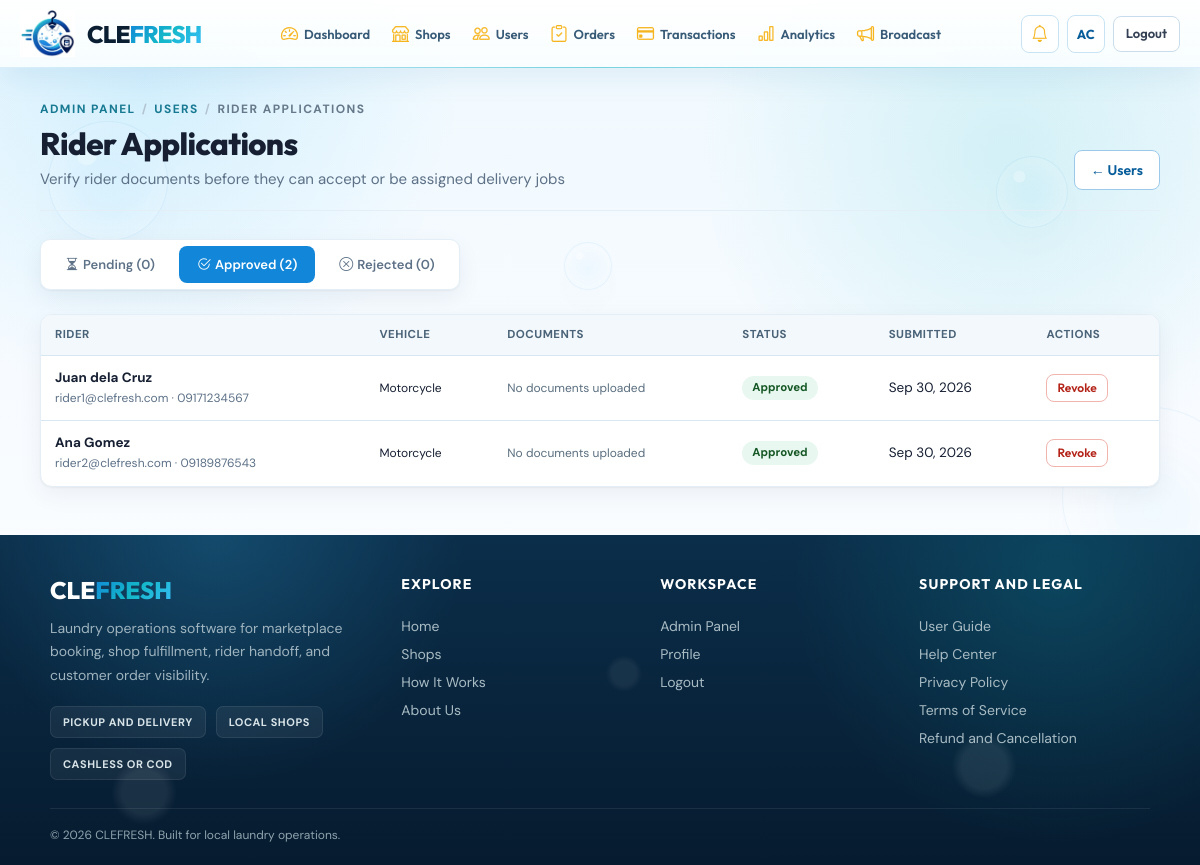
/admin-panel/riders/?status=approved (signed in), run on the app's committed database.
### accounts/models.py (models this page shows, shortened)
class User(AbstractUser):
    ROLE_CHOICES = [
        ('customer', 'Customer'),
        ('shop_owner', 'Shop Owner'),
        ('rider', 'Rider'),
        ('admin', 'Administrator'),
    ]
    SSO_CHOICES = [
        ('none', 'None'),
        ('google', 'Google'),
        ('facebook', 'Facebook'),
    ]
    role = models.CharField(max_length=20, choices=ROLE_CHOICES, blank=True, default='')
    contact_number = models.CharField(max_length=20, blank=True)
    address = models.TextField(blank=True)
    profile_picture = models.ImageField(upload_to=_profile_upload, blank=True, null=True, validators=[validate_image_upload])
    sso_provider = models.CharField(max_length=20, choices=SSO_CHOICES, default='none')
    email_notifications_enabled = models.BooleanField(default=True)
    email_verified = models.BooleanField(default=False)

class RiderProfile(models.Model):
    VEHICLE_CHOICES = [
        ('motorcycle', 'Motorcycle'),
        ('car', 'Car'),
        ('bicycle', 'Bicycle'),
    ]
    user = models.OneToOneField(User, on_delete=models.CASCADE, related_name='rider_profile')
    date_of_birth = models.DateField(null=True, blank=True)
    gender = models.CharField(max_length=30, blank=True)
    emergency_contact_name = models.CharField(max_length=120, blank=True)
    emergency_contact_relationship = models.CharField(max_length=60, blank=True)
    emergency_contact_number = models.CharField(max_length=30, blank=True)
    vehicle_type = models.CharField(max_length=30, choices=VEHICLE_CHOICES, blank=True)
    vehicle_make_model = models.CharField(max_length=120, blank=True)
    vehicle_year = models.PositiveIntegerField(null=True, blank=True)
    vehicle_color = models.CharField(max_length=60, blank=True)
    plate_number = models.CharField(max_length=40, blank=True)
    available_days = models.CharField(max_length=120, blank=True)
    shift_start = models.TimeField(null=True, blank=True)
    shift_end = models.TimeField(null=True, blank=True)
    coverage_areas = models.TextField(blank=True)
    max_radius_km = models.PositiveIntegerField(default=5)
    accepts_cod = models.BooleanField(default=True)
    allows_multiple_dropoffs = models.BooleanField(default=True)
    nearby_job_alerts = models.BooleanField(default=True)
    government_id_front = models.FileField(upload_to=_rider_doc_upload, blank=True, null=True, validators=[validate_document_upload])
    government_id_back = models.FileField(upload_to=_rider_doc_upload, blank=True, null=True, validators=[validate_document_upload])
    drivers_license_front = models.FileField(upload_to=_rider_doc_upload, blank=True, null=True, validators=[validate_document_upload])
    drivers_license_back = models.FileField(upload_to=_rider_doc_upload, blank=True, null=True, validators=[validate_document_upload])
    vehicle_cr = models.FileField(upload_to=_rider_doc_upload, blank=True, null=True, validators=[validate_document_upload])
    vehicle_or = models.FileField(upload_to=_rider_doc_upload, blank=True, null=True, validators=[validate_document_upload])
    selfie_with_id = models.FileField(upload_to=_rider_doc_upload, blank=True, null=True, validators=[validate_image_upload])
    is_submitted = models.BooleanField(default=False)
    submitted_at = models.DateTimeField(null=True, blank=True)
    APPROVAL_CHOICES = [
        ('pending', 'Pending Review'),
        ('approved', 'Approved'),
        ('rejected', 'Rejected'),
    ]
    approval_status = models.CharField(max_length=20, choices=APPROVAL_CHOICES, default='pending')
    rejection_reason = models.TextField(blank=True)
    reviewed_at = models.DateTimeField(null=True, blank=True)
    DOCUMENT_FIELDS = [
        'government_id_front', 'government_id_back',
        'drivers_license_front', 'drivers_license_back',
        'vehicle_cr', 'vehicle_or', 'selfie_with_id',
    ]

### analytics/views.py (the view)
# urls.py: path('riders/', views.admin_riders_view, name='admin_riders'),
@role_required('admin')
def admin_riders_view(request):
    status_filter = request.GET.get('status', 'pending')
    if status_filter not in _RIDER_APPROVAL_FILTERS:
        status_filter = 'pending'
    profiles = (
        RiderProfile.objects.select_related('user')
        .filter(is_submitted=True, approval_status=status_filter)
        .order_by('submitted_at')
    )
    field_labels = {f.name: f.verbose_name.title() for f in RiderProfile._meta.fields}
    applications = []
    for profile in profiles:
        docs = [
            (field_labels[f], os.path.basename(getattr(profile, f).name))
            for f in RiderProfile.DOCUMENT_FIELDS
            if getattr(profile, f)
        ]
        applications.append({'profile': profile, 'docs': docs})
    counts = {
        row['approval_status']: row['n']
        for row in RiderProfile.objects.filter(is_submitted=True)
        .values('approval_status').annotate(n=Count('id'))
    }
    return render(request, 'admin_panel/riders.html', {
        'applications': applications,
        'status_filter': status_filter,
        'counts': counts,
    })

### clefresh/context_processors.py (called while the page is built)
def google_maps_key(request):
    if request.path == '/' or any(request.path.startswith(p) for p in _MAP_PATHS):
        return {'GOOGLE_MAPS_API_KEY': settings.GOOGLE_MAPS_API_KEY}
    return {}

def paymongo_public_key(request):
    if request.path.startswith('/payment/'):
        return {'PAYMONGO_PUBLIC_KEY': settings.PAYMONGO_PUBLIC_KEY}
    return {}

def navigation_context(request):
    return {
        'is_shop_owner_area': request.path.startswith('/shop-dashboard/'),
        'NOTIFICATIONS_SSE': settings.NOTIFICATIONS_SSE,
    }

### templates/admin_panel/riders.html (shortened to what this page needs)
{% extends 'base.html' %}
{% block content %}
<div class="page-shell">
  <div class="page-header">
    <div>
      <nav class="page-crumbs" aria-label="Breadcrumb"><a href="{% url 'admin_dashboard' %}">Admin panel</a><span class="page-crumbs-sep" aria-hidden="true">/</span><a href="{% url 'admin_users' %}">Users</a><span class="page-crumbs-sep" aria-hidden="true">/</span><span aria-current="page">Rider applications</span></nav>
      <h2>Rider Applications</h2>
      <p>Verify rider documents before they can accept or be assigned delivery jobs</p>
    </div>
    <a href="{% url 'admin_users' %}?role=rider" class="btn btn-outline">← Users</a>
  </div>
  <div class="sub-nav" style="margin-bottom:24px;">
    <a href="?status=pending" class="sub-tab {% if status_filter == 'pending' %}active{% endif %}"><i class="bi bi-hourglass-split"></i> Pending ({{ counts.pending|default:0 }})</a>
    <a href="?status=approved" class="sub-tab {% if status_filter == 'approved' %}active{% endif %}"><i class="bi bi-check2-circle"></i> Approved ({{ counts.approved|default:0 }})</a>
    <a href="?status=rejected" class="sub-tab {% if status_filter == 'rejected' %}active{% endif %}"><i class="bi bi-x-circle"></i> Rejected ({{ counts.rejected|default:0 }})</a>
  </div>
  <div class="table-wrapper">
    <table class="table">
      <thead>
        <tr><th>Rider</th><th>Vehicle</th><th>Documents</th><th>Status</th><th>Submitted</th><th>Actions</th></tr>
      </thead>
      <tbody>
        {% for app in applications %}
          {% with p=app.profile %}
          <tr>
            <td>
              <strong>{{ p.user.get_full_name|default:p.user.email }}</strong><br>
              <span style="font-size:12px; color:var(--text-secondary);">{{ p.user.email }}{% if p.user.contact_number %} · {{ p.user.contact_number }}{% endif %}</span>
            </td>
            <td style="font-size:12px;">
              {{ p.get_vehicle_type_display|default:"—" }}{% if p.vehicle_make_model %} · {{ p.vehicle_make_model }}{% endif %}<br>
            </td>
            <td style="font-size:12px;">
              {% for label, filename in app.docs %}
                <a href="{% url 'serve_rider_doc' filename %}" target="_blank" rel="noopener"><i class="bi bi-file-earmark-text"></i> {{ label }}</a><br>
              {% empty %}
                <span style="color:var(--text-light);">No documents uploaded</span>
              {% endfor %}
            </td>
            <td>
              <span class="badge badge-shop-{{ p.approval_status }}">{{ p.get_approval_status_display }}</span>
            </td>
            <td>{{ p.submitted_at|date:"M d, Y" }}</td>
            <td>
              <div style="display:flex; gap:8px; align-items:flex-start; flex-wrap:wrap;">
                {% if p.approval_status != 'rejected' %}
                  <details>
                    <summary class="btn btn-xs btn-danger" style="list-style:none;">{% if p.approval_status == 'approved' %}Revoke{% else %}✕ Reject{% endif %}</summary>
                  </details>
                {% endif %}
              </div>
            </td>
          </tr>
          {% endwith %}
        {% empty %}
          <tr>
            <td colspan="6" class="table-empty-cell"><i class="bi bi-bicycle" aria-hidden="true"></i> No {{ status_filter }} rider applications.</td>
          </tr>
        {% endfor %}
      </tbody>
    </table>
  </div>
</div>
{% endblock %}

### templates/base.html (shortened to what this page needs)
{% load static socialaccount %}
<!DOCTYPE html>
<html lang="en">
<head>
  <link rel="stylesheet" href="{% static 'vendor/bootstrap-icons-1.11.3/bootstrap-icons.min.css' %}">
  <link rel="stylesheet" href="{% static 'css/style.css' %}">
</head>
<body{% if not NOTIFICATIONS_SSE %} data-notif-sse="off"{% endif %}>
  <div class="site-water-bg" aria-hidden="true">
    <span class="site-bubble site-bubble-1"></span>
    <span class="site-bubble site-bubble-2"></span>
    <span class="site-bubble site-bubble-3"></span>
    <span class="site-bubble site-bubble-4"></span>
    <span class="site-bubble site-bubble-5"></span>
    <span class="site-bubble site-bubble-6"></span>
  </div>
  <header class="topbar{% if user.is_authenticated and user.role != 'customer' %}{% if is_shop_owner_area or is_shop_owner_home or user.role == 'admin' or user.is_superuser %} topbar--long-nav{% endif %}{% endif %}">
    <a href="/" class="topbar-logo" aria-label="CLEFRESH — home">
      <img src="{% static 'img/logo.webp' %}" alt="" class="topbar-logo-img" aria-hidden="true">
      <div class="topbar-logo-text">
        <span class="brand-name"><span class="brand-cle">CLE</span><span class="brand-fresh">FRESH</span></span>
      </div>
    </a>
    <nav class="topbar-nav" id="topbarNav" aria-label="Main navigation">
      {% block topbar_nav %}
      {% if user.is_authenticated and user.role == 'customer' %}
        <a href="{% url 'home' %}"{% if request.resolver_match.url_name == 'home' %} aria-current="page" class="active-nav"{% endif %}>Home</a>
        <a href="{% url 'order_list' %}"{% if request.resolver_match.url_name == 'order_list' %} aria-current="page" class="active-nav"{% endif %}>My Orders</a>
      {% elif user.is_authenticated and user.role == 'rider' %}
      {% elif user.is_authenticated and user.role == 'admin' %}
        <a href="{% url 'admin_dashboard' %}"{% if request.resolver_match.url_name == 'admin_dashboard' %} aria-current="page" class="active-nav"{% endif %}><i class="bi bi-speedometer2 topbar-nav-icon" aria-hidden="true"></i>Dashboard</a>
        <a href="{% url 'admin_shops' %}"{% if request.resolver_match.url_name == 'admin_shops' %} aria-current="page" class="active-nav"{% endif %}><i class="bi bi-shop topbar-nav-icon" aria-hidden="true"></i>Shops</a>
        <a href="{% url 'admin_users' %}"{% if request.resolver_match.url_name == 'admin_users' %} aria-current="page" class="active-nav"{% endif %}><i class="bi bi-people topbar-nav-icon" aria-hidden="true"></i>Users</a>
        <a href="{% url 'admin_orders' %}"{% if request.resolver_match.url_name == 'admin_orders' %} aria-current="page" class="active-nav"{% endif %}><i class="bi bi-clipboard-check topbar-nav-icon" aria-hidden="true"></i>Orders</a>
        <a href="{% url 'admin_transactions' %}"><i class="bi bi-credit-card topbar-nav-icon" aria-hidden="true"></i>Transactions</a>
        <a href="{% url 'admin_analytics' %}"{% if request.resolver_match.url_name == 'admin_analytics' %} aria-current="page" class="active-nav"{% endif %}><i class="bi bi-bar-chart topbar-nav-icon" aria-hidden="true"></i>Analytics</a>
        <a href="#" data-broadcast-modal><i class="bi bi-megaphone topbar-nav-icon" aria-hidden="true"></i>Broadcast</a>
      {% elif is_shop_site and shop %}
        <a href="{% url 'shop_detail' shop.id %}">{{ shop.name|truncatechars:18 }}</a>
        <a href="{% url 'shop_site_services' shop.id %}">Services</a>
        <a href="{% url 'shop_site_how_it_works' shop.id %}">How It Works</a>
        <a href="{% url 'shop_site_about' shop.id %}">About Us</a>
      {% else %}
        <a href="{% url 'home' %}"{% if request.resolver_match.url_name == 'home' %} aria-current="page" class="active-nav"{% endif %}>Home</a>
        <a href="{% url 'home' %}#services">Services</a>
        <a href="{% url 'home' %}#how-it-works">How It Works</a>
        <a href="{% url 'home' %}#about-us">About Us</a>
      {% endif %}
      {% endblock topbar_nav %}
    </nav>
    <div class="topbar-right">
      {% if user.is_authenticated %}
        <div class="notif-wrapper">
          <button class="notif-btn" id="notifBtn" onclick="toggleNotifDropdown()" aria-label="Notifications" aria-expanded="false" aria-controls="notifDropdown" aria-haspopup="true">
            <i class="bi bi-bell" aria-hidden="true"></i>
          </button>
        </div>
        <a href="{% url 'profile' %}" class="topbar-avatar">
          {{ user.first_name|first|upper|default:user.email|first|upper }}{{ user.last_name|first|upper|default:"" }}
        </a>
        <a href="{% url 'logout' %}" class="btn btn-ghost btn-sm topbar-logout" data-logout>Logout</a>
      {% else %}
        <a href="{% url 'login' %}" class="btn btn-ghost btn-sm" data-login-modal>Login</a>
        <a href="{% url 'register' %}" class="btn btn-sm topbar-register" data-register-modal>Register</a>
      {% endif %}
    </div>
  </header>
  <main id="main-content">{% block content %}{% endblock %}</main>
  <footer class="footer">
    <div class="footer-shell">
      <div class="footer-grid">
        <div class="footer-brand">
          <a href="/" class="footer-logo"><span class="brand-cle">CLE</span><span class="brand-fresh">FRESH</span></a>
          <p>Laundry operations software for marketplace booking, shop fulfillment, rider handoff, and customer order visibility.</p>
          <div class="footer-badges">
            <span>Pickup and Delivery</span>
            <span>Local Shops</span>
            <span>Cashless or COD</span>
          </div>
        </div>
        <div class="footer-col">
          <h3>Explore</h3>
          <a href="{% url 'home' %}">Home</a>
          <a href="{% url 'shop_list' %}">Shops</a>
          <a href="{% url 'home' %}#how-it-works">How It Works</a>
          <a href="{% url 'home' %}#about-us">About Us</a>
        </div>
        <div class="footer-col">
          <h3>Workspace</h3>
          {% if user.is_authenticated %}
            {% if user.role == 'customer' %}
              <a href="{% url 'order_list' %}">My Orders</a>
            {% elif user.role == 'rider' %}
              <a href="{% url 'rider_dashboard' %}">My Tasks</a>
            {% elif user.role == 'admin' or user.is_superuser %}
              <a href="{% url 'admin_dashboard' %}">Admin Panel</a>
            {% endif %}
            <a href="{% url 'profile' %}">Profile</a>
            <a href="{% url 'logout' %}" data-logout>Logout</a>
          {% else %}
            <a href="{% url 'login' %}" data-login-modal>Login</a>
            <a href="{% url 'register' %}" data-register-modal>Register</a>
          {% endif %}
        </div>
        <div class="footer-col">
          <h3>Support and Legal</h3>
          <a href="/info/user-guide/">User Guide</a>
          <a href="/info/help/">Help Center</a>
          <a href="/info/privacy/">Privacy Policy</a>
          <a href="/info/terms/">Terms of Service</a>
          <a href="/info/refunds/">Refund and Cancellation</a>
        </div>
      </div>
      <div class="footer-bottom">
        <p>&copy; 2026 CLEFRESH. Built for local laundry operations.</p>
      </div>
    </div>
  </footer>
</body>
</html>

### data on the page
User: first_name|first "A", last_name|first "C"
RiderProfile: profile.user.get_full_name "Juan dela Cruz", profile.user.email "rider1@clefresh.com", profile.user.contact_number "09171234567", profile.vehicle_type "Motorcycle", profile.approval_status "Approved", profile.submitted_at "Sep 30, 2026", shows "Revoke"
RiderProfile: profile.user.get_full_name "Ana Gomez", profile.user.email "rider2@clefresh.com", profile.user.contact_number "09189876543", profile.vehicle_type "Motorcycle", profile.approval_status "Approved", profile.submitted_at "Sep 30, 2026", shows "Revoke"

### other printed values
{{ counts.pending|default:0 }} "0"
{{ counts.approved|default:0 }} "2"
{{ counts.rejected|default:0 }} "0"
